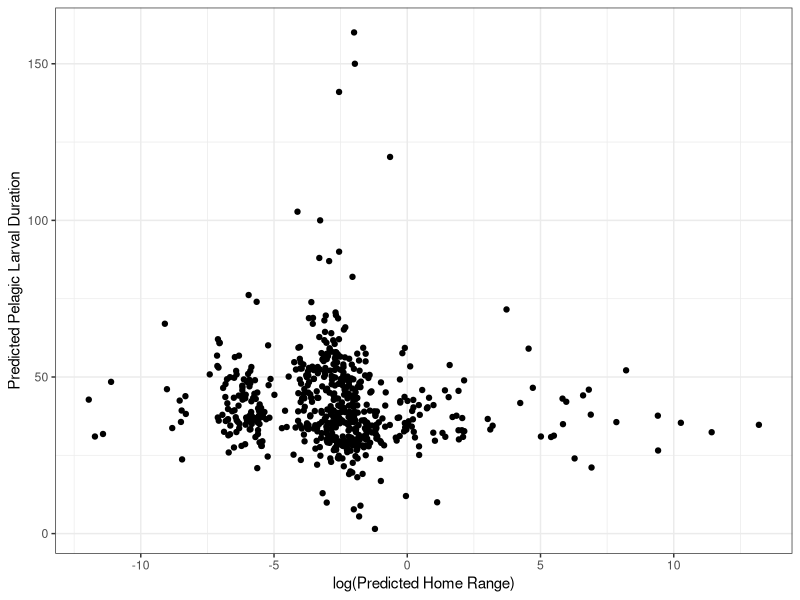
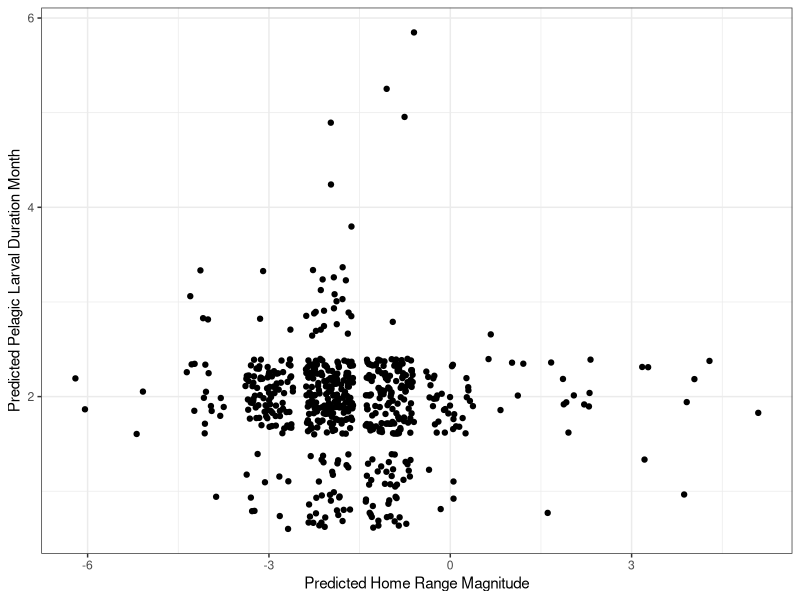
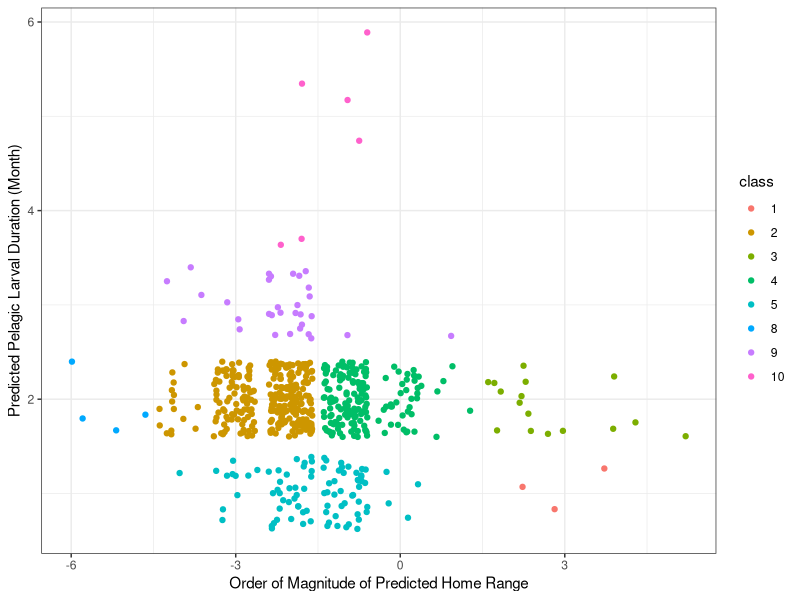
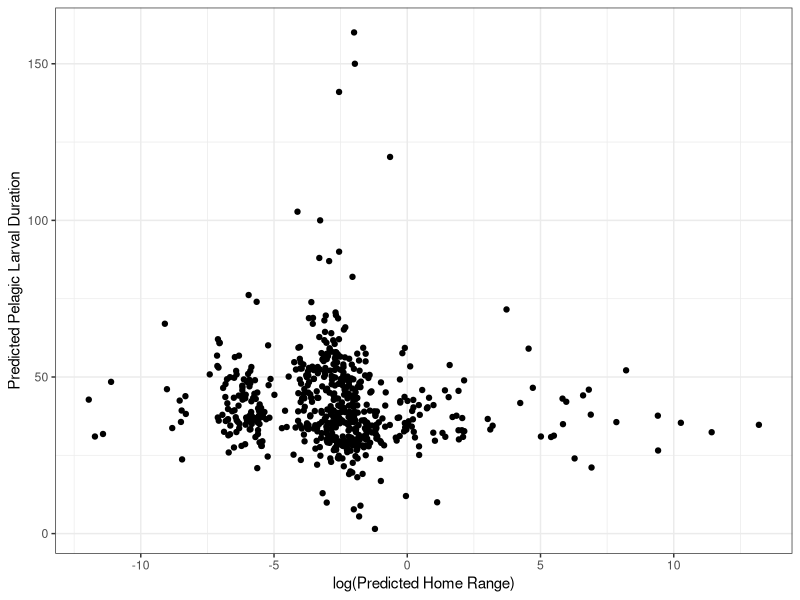

Reproduce these figures in R, in order.
## ---- chunk 1
knitr::opts_chunk$set(echo = TRUE, warning = FALSE, message = FALSE)

library(tidyverse)
library(mclust)
## ---- chunk 2
data <- read_csv(here::here("01_data", "02_processed_data", "homerange_pld.csv")) %>%
  mutate(home_range = case_when(
    !is.na(observed_homerange) ~ observed_homerange,
    is.na(observed_homerange) ~ predicted_homerange
  )) %>%
  mutate(pld = case_when(
    !is.na(observed_pld) ~ observed_pld,
    is.na(observed_pld) ~ predicted_pld
  )) %>%
  filter(pld < 400) %>%
  mutate(magnitude_homerange = floor(log10(home_range))) %>%
  mutate(month_pld = ceiling(pld / 30))
## ---- chunk 3
p1 <- ggplot(data, aes(log(home_range), pld)) +
  geom_point() +
  theme_bw() +
  labs(
    x = "log(Predicted Home Range)",
    y = "Predicted Pelagic Larval Duration"
  )

p1

ggsave(p1, file = paste0("data_fig.pdf"), path = here::here("04_figs"), height = 8, width = 15)
## ---- chunk 4
ggplot(data, aes(magnitude_homerange, month_pld)) +
  geom_jitter() +
  theme_bw() +
  labs(
    x = "Predicted Home Range Magnitude",
    y = "Predicted Pelagic Larval Duration Month"
  )
## ---- chunk 5
gmm_data <- data %>%
  dplyr::select(magnitude_homerange, month_pld)
gmm_data2 <- data %>%
  dplyr::select(magnitude_homerange, month_pld, species)

gmm_mclust2 <- Mclust(gmm_data, G = 10)

summary(gmm_mclust2)

gmm_data2$class <- as.factor(gmm_mclust2[["classification"]])

p2 <- ggplot(gmm_data2, aes(magnitude_homerange, month_pld)) +
  geom_jitter(aes(color = class)) +
  theme_bw() +
  labs(
    x = "Order of Magnitude of Predicted Home Range",
    y = "Predicted Pelagic Larval Duration (Month)"
  )

p2

# ggsave(p2, file = paste0("gmm_fig.pdf"), path = here::here("04_figs"), height = 8, width = 15)

# write_csv(gmm_data2, here::here("01_data", "02_processed_data", "clusters.csv"))
